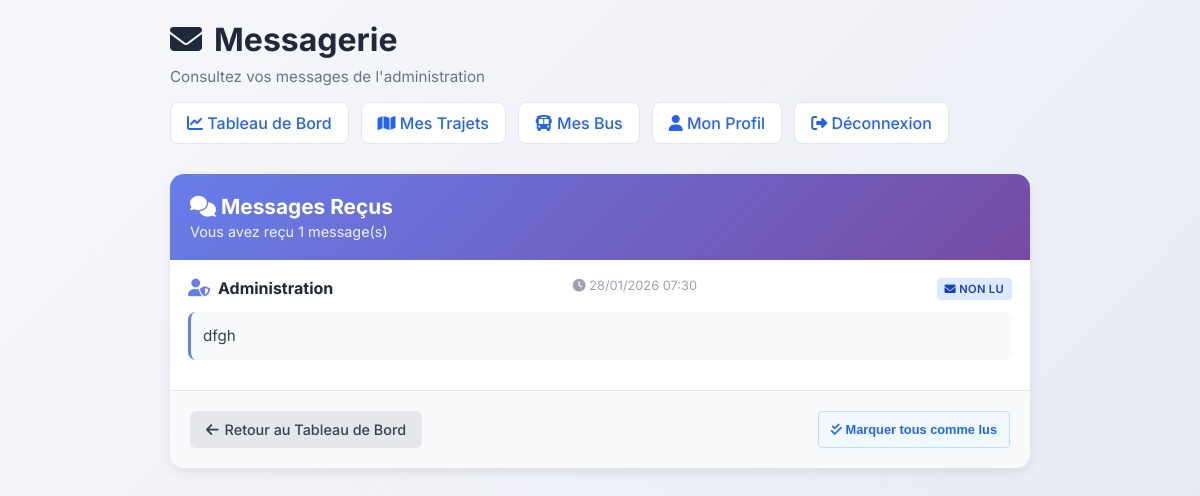
The page /driver/messages/ (signed in) on the database its author committed.
### mauribus_app/models.py (models this page shows, shortened)
class Message(models.Model):
    sender = models.ForeignKey(User, on_delete=models.CASCADE, related_name='messages_sent')
    recipient = models.ForeignKey(User, on_delete=models.CASCADE, null=True, blank=True, related_name='messages_received')
    trip = models.ForeignKey(Trip, on_delete=models.CASCADE, null=True, blank=True)
    content = models.TextField()
    created_at = models.DateTimeField(auto_now_add=True)
    is_read = models.BooleanField(default=False)
    broadcast = models.BooleanField(default=False)

### mauribus_app/views.py (the view)
    def wrapper(request, *args, **kwargs):
        if not request.user.is_authenticated or not getattr(request.user, 'is_driver', False):
            return redirect('mauribus_app:driver_login')
        return func(request, *args, **kwargs)

### mauribus_app/views.py (called while the page is built)
def _require_driver(func):
    def wrapper(request, *args, **kwargs):
        if not request.user.is_authenticated or not getattr(request.user, 'is_driver', False):
            return redirect('mauribus_app:driver_login')
        return func(request, *args, **kwargs)
    return wrapper

@never_cache
@_require_driver
def driver_messages(request):
    driver = request.user.driver
    messages = Message.objects.filter(
        recipient=request.user
    ).select_related('sender', 'trip').order_by('-created_at')
    return render(request, 'driver/messages.html', {'messages': messages})

### templates/driver/messages.html (shortened to what this page needs)
{% load static %}
<!DOCTYPE html>
<html lang="fr">
<head>
    <link rel="stylesheet" href="https://cdnjs.cloudflare.com/ajax/libs/font-awesome/6.4.0/css/all.min.css">
</head>
<body>
<div class="container">
    <div class="header">
        <h1><i class="fas fa-envelope" style="margin-right: 12px;"></i>Messagerie</h1>
        <p>Consultez vos messages de l'administration</p>
        <div class="nav-links">
            <a href="{% url 'mauribus_app:driver_dashboard' %}"><i class="fas fa-chart-line"></i> Tableau de Bord</a>
            <a href="{% url 'mauribus_app:driver_trips' %}"><i class="fas fa-map"></i> Mes Trajets</a>
            <a href="{% url 'mauribus_app:driver_buses' %}"><i class="fas fa-bus"></i> Mes Bus</a>
            <a href="{% url 'mauribus_app:driver_profile' %}"><i class="fas fa-user"></i> Mon Profil</a>
            <a href="{% url 'mauribus_app:driver_logout' %}"><i class="fas fa-sign-out-alt"></i> Déconnexion</a>
        </div>
    </div>
    <div class="messages-panel">
        <div class="messages-header">
            <h2><i class="fas fa-comments"></i> Messages Reçus</h2>
            <p>Vous avez reçu {{ messages|length }} message(s)</p>
        </div>
        {% if messages %}
        <div class="messages-list">
            {% for message in messages %}
            <div class="message-item">
                <div class="message-header-row">
                    <div class="message-from">
                        <i class="fas fa-user-shield"></i>
                        Administration
                    </div>
                    <div class="message-time">
                        <i class="fas fa-clock"></i>
                        {{ message.created_at|date:"d/m/Y H:i" }}
                    </div>
                    <div class="message-badges">
                        {% if not message.is_read %}
                        <span class="badge badge-unread"><i class="fas fa-envelope"></i> Non lu</span>
                        {% endif %}
                    </div>
                </div>
                <div class="message-content">
                    {{ message.content }}
                </div>
            </div>
            {% endfor %}
        </div>
        <div class="action-buttons">
            <a href="{% url 'mauribus_app:driver_dashboard' %}" class="btn btn-secondary">
                <i class="fas fa-arrow-left"></i> Retour au Tableau de Bord
            </a>
            <button class="mark-read-btn" onclick="markAllAsRead()">
                <i class="fas fa-check-double"></i> Marquer tous comme lus
            </button>
        </div>
        {% endif %}
    </div>
</div>
</body>
</html>

### templates/driver/messages.html (style rules this page uses)
* { margin: 0; padding: 0; box-sizing: border-box; }
body { font-family: Inter, system-ui, Arial; background: linear-gradient(135deg, #f7f8fb 0%, #e5e9f2 100%); color: #111827; min-height: 100vh; }
.container { max-width: 900px; margin: 0 auto; padding: 20px; }
.header { margin-bottom: 30px; }
.header h1 { font-size: 2rem; color: #1e293b; font-weight: 700; margin-bottom: 8px; }
.header p { color: #6b7280; font-size: 0.95rem; }
.nav-links { display: flex; gap: 12px; margin-top: 16px; flex-wrap: wrap; }
.nav-links a { padding: 10px 16px; background: white; border-radius: 8px; text-decoration: none; color: #2563eb; font-weight: 500; border: 1px solid #e5e7eb; transition: all 0.2s; }
.messages-panel { background: white; border-radius: 14px; box-shadow: 0 4px 12px rgba(0,0,0,0.08); overflow: hidden; }
.messages-header { padding: 20px; background: linear-gradient(135deg, #667eea 0%, #764ba2 100%); color: white; }
.messages-header h2 { font-size: 1.3rem; margin-bottom: 4px; }
.messages-header p { opacity: 0.9; font-size: 0.9rem; }
.messages-list { max-height: 600px; overflow-y: auto; padding: 0; }
.message-item { padding: 18px; border-bottom: 1px solid #e5e7eb; background: white; transition: all 0.2s; }
.message-item:last-child { border-bottom: none; }
.message-header-row { display: flex; justify-content: space-between; align-items: flex-start; margin-bottom: 10px; gap: 12px; }
.message-from { font-weight: 700; color: #1e293b; display: flex; align-items: center; gap: 8px; }
.message-from i { color: #667eea; font-size: 1.1rem; }
.message-time { font-size: 0.8rem; color: #9ca3af; }
.message-badges { display: flex; gap: 8px; align-items: center; }
.badge { display: inline-block; padding: 4px 8px; border-radius: 4px; font-size: 0.7rem; font-weight: 600; text-transform: uppercase; letter-spacing: 0.3px; }
.badge-unread { background: #dbeafe; color: #1e40af; }
.message-content { color: #374151; font-size: 0.95rem; line-height: 1.6; margin: 12px 0; padding: 12px; background: #f8fafc; border-radius: 8px; border-left: 3px solid #667eea; }
.action-buttons { padding: 20px; background: #f9fafb; border-top: 1px solid #e5e7eb; display: flex; gap: 10px; }
.btn { padding: 10px 16px; border: none; border-radius: 6px; font-weight: 500; cursor: pointer; transition: all 0.2s; font-size: 0.9rem; text-decoration: none; display: inline-flex; align-items: center; gap: 6px; }
.btn-secondary { background: #e5e7eb; color: #374151; }
.mark-read-btn { margin-left: auto; padding: 6px 12px; background: #f0f9ff; color: #2563eb; border: 1px solid #bfdbfe; border-radius: 4px; cursor: pointer; font-size: 0.8rem; font-weight: 600; }

### rows shown on the page
Message: created_at "28/01/2026 07:30", is_read False (drawn), content "dfgh"

### other values the page prints
{{ messages|length }} "1"
